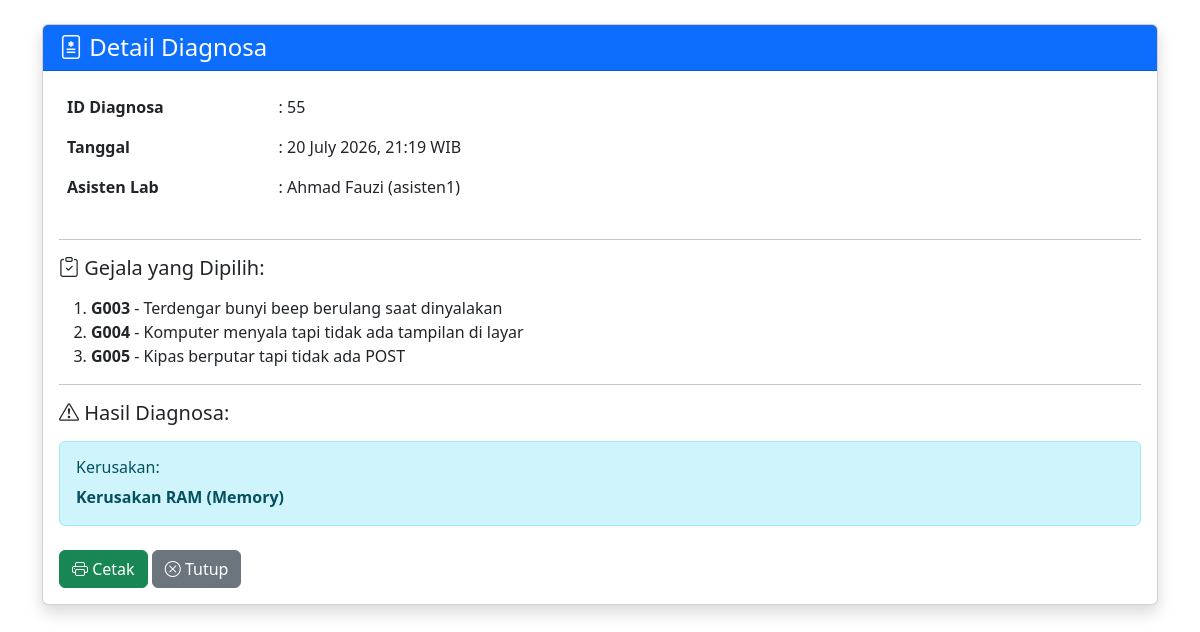
Screenshot of /Admin/detail_diagnosa.php?id=55 (signed in) with the database file from the repository.
### tables this page shows
CREATE TABLE `diagnosa` (
  `id_diagnosa` int(11) NOT NULL,
  `id_user` int(11) NOT NULL,
  `tanggal` datetime NOT NULL,
  `hasil_kerusakan` varchar(255) NOT NULL
);

CREATE TABLE `users` (
  `id_user` int(11) NOT NULL,
  `username` varchar(50) NOT NULL,
  `password` varchar(255) NOT NULL,
  `role` enum('admin','asisten_lab') NOT NULL,
  `nama_lengkap` varchar(100) NOT NULL,
  `created_at` timestamp NOT NULL DEFAULT current_timestamp()
);

CREATE TABLE `gejala` (
  `id_gejala` int(11) NOT NULL,
  `kode_gejala` varchar(10) NOT NULL,
  `nama_gejala` text NOT NULL,
  `kata_kunci` text DEFAULT NULL
);

### Admin/detail_diagnosa.php (the view, shortened to what this page needs)
<?php
$id_diagnosa = isset($_GET['id']) ? mysqli_real_escape_string($koneksi, $_GET['id']) : '';
$query_diagnosa = "SELECT d.*, u.nama_lengkap, u.username
                   FROM diagnosa d
                   INNER JOIN users u ON d.id_user = u.id_user
                   WHERE d.id_diagnosa = '$id_diagnosa'";
$result = mysqli_query($koneksi, $query_diagnosa);
$diagnosa = mysqli_fetch_assoc($result);
$query_gejala = "SELECT g.* FROM diagnosa_detail dd
                 INNER JOIN gejala g ON dd.id_gejala = g.id_gejala
                 WHERE dd.id_diagnosa = '$id_diagnosa'";
$result_gejala = mysqli_query($koneksi, $query_gejala);
?>
<!DOCTYPE html>
<html lang="id">
<head>
    <link href="https://cdn.jsdelivr.net/npm/bootstrap@5.3.0/dist/css/bootstrap.min.css" rel="stylesheet">
    <link rel="stylesheet" href="https://cdn.jsdelivr.net/npm/bootstrap-icons@1.10.0/font/bootstrap-icons.css">
</head>
<body>
    <div class="container mt-4 mb-4">
        <div class="card shadow">
            <div class="card-header bg-primary text-white">
                <h4 class="mb-0"><i class="bi bi-file-medical"></i> Detail Diagnosa</h4>
            </div>
            <div class="card-body">
                <div class="row mb-3">
                    <div class="col-md-6">
                        <table class="table table-borderless">
                            <tr>
                                <td width="40%"><strong>ID Diagnosa</strong></td>
                                <td>: <?php echo $diagnosa['id_diagnosa']; ?></td>
                            </tr>
                            <tr>
                                <td><strong>Tanggal</strong></td>
                                <td>: <?php echo date('d F Y, H:i', strtotime($diagnosa['tanggal'])); ?> WIB</td>
                            </tr>
                            <tr>
                                <td><strong>Asisten Lab</strong></td>
                                <td>: <?php echo $diagnosa['nama_lengkap']; ?> (<?php echo $diagnosa['username']; ?>)</td>
                            </tr>
                        </table>
                    </div>
                </div>
                <hr>
                <h5 class="mb-3"><i class="bi bi-clipboard-check"></i> Gejala yang Dipilih:</h5>
                <ol>
                    <?php while($gejala = mysqli_fetch_assoc($result_gejala)): ?>
                    <li>
                        <strong><?php echo $gejala['kode_gejala']; ?></strong> -
                        <?php echo $gejala['nama_gejala']; ?>
                    </li>
                    <?php endwhile; ?>
                </ol>
                <hr>
                <h5 class="mb-3"><i class="bi bi-exclamation-triangle"></i> Hasil Diagnosa:</h5>
                <div class="alert alert-info">
                    <h6>Kerusakan:</h6>
                    <p class="mb-0"><strong><?php echo $diagnosa['hasil_kerusakan']; ?></strong></p>
                </div>
                <div class="no-print mt-4">
                    <button onclick="window.print()" class="btn btn-success">
                        <i class="bi bi-printer"></i> Cetak
                    </button>
                    <button onclick="window.close()" class="btn btn-secondary">
                        <i class="bi bi-x-circle"></i> Tutup
                    </button>
                </div>
            </div>
        </div>
    </div>
</body>
</html>

### rows the page displays
diagnosa: id_diagnosa "55", tanggal "20 July 2026, 21:19", id_user.nama_lengkap "Ahmad Fauzi", id_user.username "asisten1", hasil_kerusakan "Kerusakan RAM (Memory)"
gejala: kode_gejala "G003", nama_gejala "Terdengar bunyi beep berulang saat dinyalakan"
gejala: kode_gejala "G004", nama_gejala "Komputer menyala tapi tidak ada tampilan di layar"
gejala: kode_gejala "G005", nama_gejala "Kipas berputar tapi tidak ada POST"
